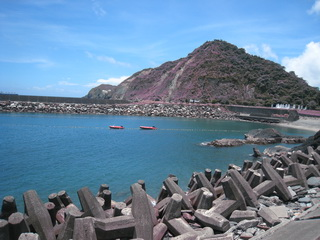
#> input picture img01.jpg, 320 x 240 px
$ python pillow_CropCopyPaste.py
#> lines starting #> are read from the running program, lines starting #| are printed output that depends on the picture
# -*- coding: utf-8 -*-
"""
Created on Tue May 10 16:33:09 2022

@author: User
"""

from PIL import Image

img = Image.open('img01.jpg')
#> img is the input picture: PIL image 320x240 RGB; mean R, G, B 102, 130.8, 156.6

img.show() # 顯示照片
w, h = img.size
#> w = 320; h = 240
# print(w ,h) #(320 240)

img1 = img.crop((0,0,160,160))  # (左上x, 左上y, 右下x, 右下y)  # 裁切照片
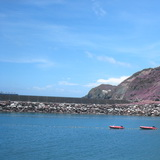
#> img1: PIL image 160x160 RGB; mean R, G, B 108.8, 158.3, 202.3
img1.show()

# ------------------------------------------

imgcopy = img.copy()  # 複製照片
imgcopy.show()

# ------------------------------------------

panda = Image.open('panda.jpg')
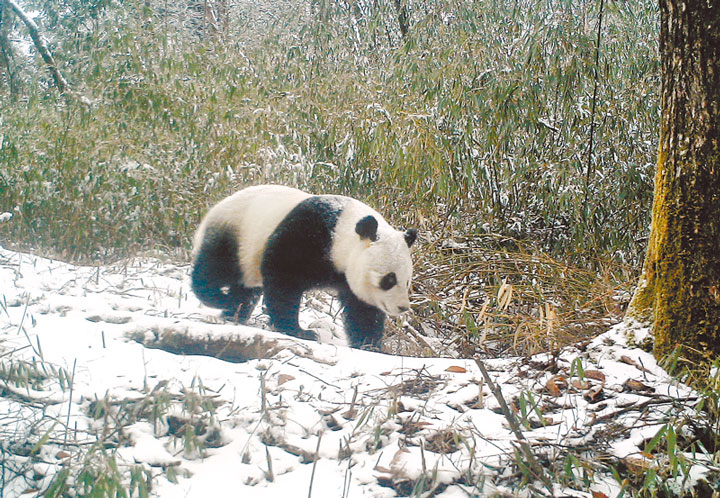
#> input picture panda.jpg, 720 x 498 px
#> panda is the input picture: PIL image 720x498 RGB; mean R, G, B 156.6, 155.5, 140.9
panda.show()

pandacopy = panda.copy()

panda1 = panda.crop((190,184,415,350))
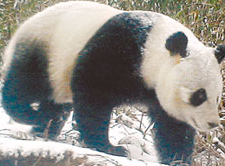
#> panda1: PIL image 225x166 RGB; mean R, G, B 144.3, 142.1, 136.4
panda1.show()  # 裁切出小panda
panda.paste(panda1, (40,30)) # 貼上合成照片 # 底圖.paste(圖,(位置))
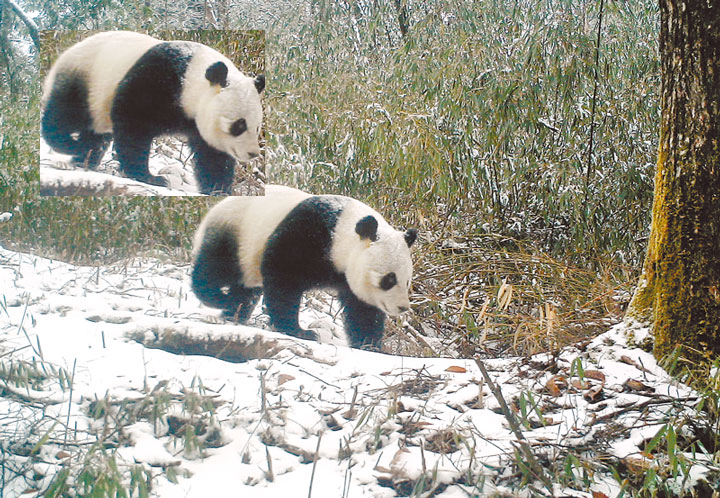
#> panda: PIL image 720x498 RGB; mean R, G, B 155.8, 154.1, 141.6
panda.show()

panda2 = panda1.transpose(Image.FLIP_LEFT_RIGHT) # 貼上合成照片
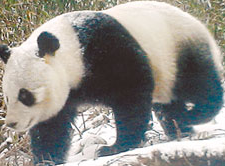
#> panda2: PIL image 225x166 RGB; mean R, G, B 144.3, 142.1, 136.4
panda.paste(panda2, (220,30))
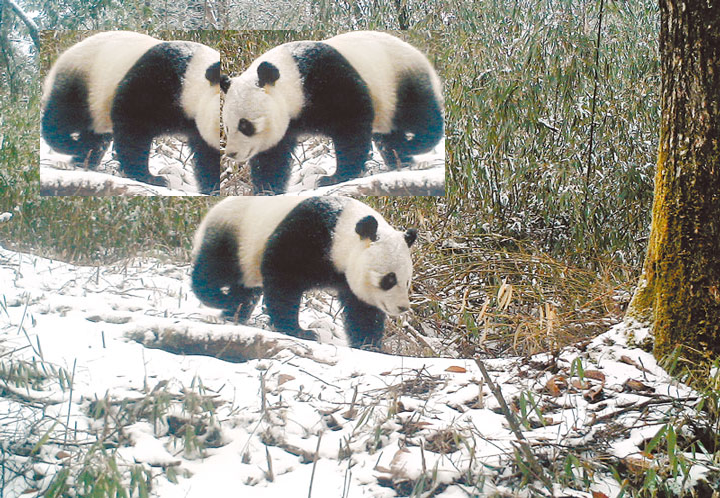
#> panda: PIL image 720x498 RGB; mean R, G, B 154.7, 153, 142.3
panda.show()
